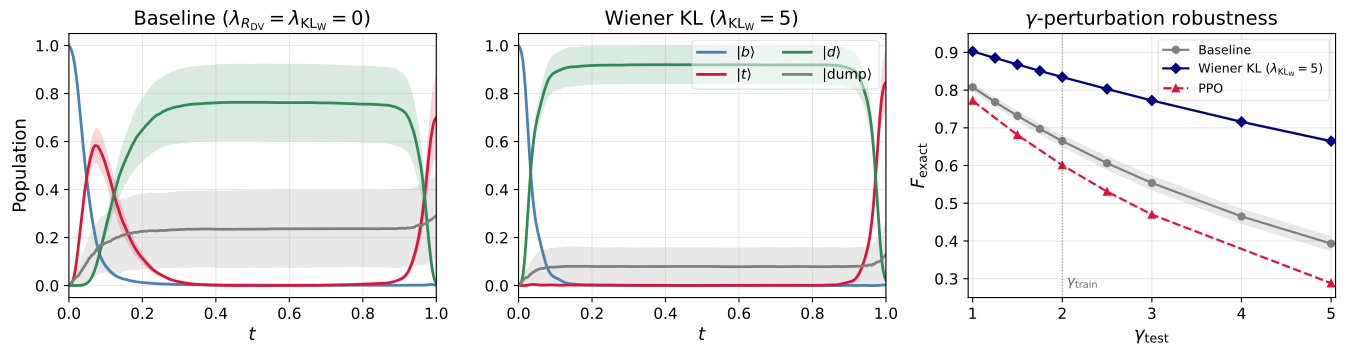

Generate this figure with Python:
#!/usr/bin/env python3
"""Diamond / dark-route 3-panel figure for the body:
panel 1: baseline populations; panel 2: Wiener-KL populations;
panel 3: γ-perturbation robustness curve (replaces PPO populations
panel; PPO populations move to the appendix).
"""
import os, sys, pickle
HERE = os.path.dirname(os.path.abspath(__file__))
PAPER = os.path.dirname(HERE)
ROOT = os.path.dirname(PAPER)   # repo root
sys.path.insert(0, ROOT)

import numpy as np
import jax
import jax.numpy as jnp
from flax import nnx
import matplotlib
matplotlib.use("Agg")
import matplotlib.pyplot as plt

from core.types import ExponentialSplit, asqarray
from core.solver import dssesolve
from train_qmaxcal import FourierController, build_H_con
import importlib
sys_mod = importlib.import_module("systems.dark_route_v3")


N_TRAJS = 128
N_TIME_STEPS = 256

POP_COLOR = {"|b⟩": "steelblue", "|t⟩": "crimson",
             "|d⟩": "seagreen",  "|dump⟩": "gray"}
POP_LABEL = {"|b⟩": r"$|b\rangle$", "|t⟩": r"$|t\rangle$",
             "|d⟩": r"$|d\rangle$", "|dump⟩": r"$|\mathrm{dump}\rangle$"}
POP_ORDER = ["|b⟩", "|t⟩", "|d⟩", "|dump⟩"]


def load_qmc(path):
    with open(path, "rb") as f:
        ck = pickle.load(f)
    n_modes = int(ck["n_modes"]); T_final = float(ck["T_final"])
    n_controls = int(ck["best_cos_coeffs"].shape[0])
    rngs = nnx.Rngs(0)
    ctrl = FourierController(n_controls=n_controls, n_modes=n_modes,
                             T_final=T_final, rngs=rngs)
    ctrl.dc = nnx.Param(ck["best_dc"])
    ctrl.cos_coeffs = nnx.Param(ck["best_cos_coeffs"])
    ctrl.sin_coeffs = nnx.Param(ck["best_sin_coeffs"])
    return ctrl


def sample_populations(ctrl, sysdict, n_trajs=N_TRAJS, n_time_steps=N_TIME_STEPS, seed=12345):
    T_final = sysdict["T_final"]
    dt = T_final / n_time_steps
    tsave = jnp.linspace(0, T_final, n_time_steps + 1)
    sys_q = dict(
        H_sys=asqarray(sysdict["H_sys"]),
        H_ops=[asqarray(H) for H in sysdict["H_ops"]],
        jump_ops=[asqarray(L) for L in sysdict["jump_ops"]],
        psi0=asqarray(sysdict["psi0"]),
        T_final=T_final,
    )
    H_con = build_H_con(ctrl, sys_q["H_ops"])
    keys = jax.random.split(jax.random.PRNGKey(seed), n_trajs)
    res = dssesolve(H_sys=sys_q["H_sys"], jump_ops=sys_q["jump_ops"],
                    psi0=sys_q["psi0"], tsave=tsave, keys=keys, H_con=H_con,
                    method=ExponentialSplit(dt=dt),
                    nsteps=n_time_steps, nsteps_per_save=1)
    states = np.asarray(res.states.data).squeeze(-1)
    pop_traj = {}
    for name, P in sysdict["populations"].items():
        P_np = np.asarray(P)
        Pψ = np.einsum("ij,ntj->nti", P_np, states)
        expect = np.einsum("nti,nti->nt", np.conj(states), Pψ).real
        pop_traj[name] = expect
    return np.asarray(tsave), pop_traj


def main():
    sysdict = sys_mod.create_system(gamma=2.0, T_final=1.0)
    BASE_QMC = os.path.join(PAPER, "results", "diamond", "qmaxcal", "multiseed")

    POP_PANELS = [
        ("Baseline ($\\lambda_{R_{\\mathrm{DV}}}{=}\\lambda_{\\mathrm{KL}_\\mathrm{W}}{=}0$)",
         f"{BASE_QMC}/darkroute_g2.0_T1.0_kl0.0_dv0.0_fl0.001_seed1/controller.pkl"),
        ("Wiener KL ($\\lambda_{\\mathrm{KL}_\\mathrm{W}}{=}5$)",
         f"{BASE_QMC}/darkroute_g2.0_T1.0_kl5.0_dv0.0_fl0.001_seed1/controller.pkl"),
    ]

    plt.rcParams.update({
        "font.size": 13, "axes.titlesize": 14,
        "axes.labelsize": 13, "xtick.labelsize": 11,
        "ytick.labelsize": 11, "legend.fontsize": 10,
    })

    fig, axes = plt.subplots(1, 3, figsize=(13.5, 3.6))

    # --- population panels (no shared y; we set ylim manually) ---
    for col, (title, path) in enumerate(POP_PANELS):
        ctrl = load_qmc(path)
        print(f"[{title}] sampling {N_TRAJS} SSE trajectories...")
        t, pop_traj = sample_populations(ctrl, sysdict)
        ax = axes[col]
        for name in POP_ORDER:
            arr = pop_traj[name]
            mu = arr.mean(axis=0); sd = arr.std(axis=0)
            c = POP_COLOR[name]
            ax.plot(t, mu, color=c, lw=2.0, label=POP_LABEL[name])
            ax.fill_between(t, mu - sd, mu + sd, color=c, alpha=0.18, linewidth=0)
        ax.set_title(title)
        ax.set_xlabel(r"$t$")
        ax.set_xlim(0, t[-1])
        ax.set_ylim(-0.05, 1.05)
        ax.grid(True, alpha=0.3)
        if col == 1:
            ax.legend(loc="upper right", framealpha=0.5, ncol=2)
    axes[0].set_ylabel("Population")

    # --- robustness panel ---
    ax = axes[2]
    npz = np.load(os.path.join(PAPER, "results", "diamond", "robustness", "dr3_robustness_multiseed.npz"))
    gammas = npz["gammas"]

    # PPO numbers from app:diamond `tab:dr3_robustness` (3-seed mean ± std)
    ppo_g    = np.array([1.0, 1.5, 2.0, 2.5, 3.0, 5.0])
    ppo_mean = np.array([0.772, 0.681, 0.601, 0.531, 0.470, 0.288])
    ppo_std  = np.array([0.001, 0.002, 0.002, 0.002, 0.002, 0.001])

    series = [
        ("Baseline",                               npz["F_means_lam0.0"], npz["F_stds_lam0.0"], "gray", "o", "-"),
        (r"Wiener KL ($\lambda_{\mathrm{KL}_\mathrm{W}}{=}5$)",   npz["F_means_lam5.0"], npz["F_stds_lam5.0"], "navy", "D", "-"),
    ]
    for label, mu, sd, color, marker, ls in series:
        ax.plot(gammas, mu, color=color, lw=1.6, marker=marker, ms=5, ls=ls, label=label)
        ax.fill_between(gammas, mu - sd, mu + sd, color=color, alpha=0.18, linewidth=0)
    ax.plot(ppo_g, ppo_mean, color="crimson", lw=1.6, marker="^", ms=5, ls="--", label="PPO")
    ax.fill_between(ppo_g, ppo_mean - ppo_std, ppo_mean + ppo_std, color="crimson", alpha=0.18, linewidth=0)

    # mark the training γ
    ax.axvline(2.0, color="k", lw=0.8, alpha=0.4, ls=":")
    ax.text(2.05, 0.28, r"$\gamma_{\mathrm{train}}$", color="k", alpha=0.6, fontsize=10)

    ax.set_title(r"$\gamma$-perturbation robustness")
    ax.set_xlabel(r"$\gamma_{\mathrm{test}}$")
    ax.set_ylabel(r"$F_{\mathrm{exact}}$")
    ax.set_xlim(0.95, 5.05)
    ax.set_ylim(0.25, 0.95)
    ax.grid(True, alpha=0.3)
    ax.legend(loc="upper right", framealpha=0.5, fontsize=9)

    plt.tight_layout(pad=0.6)
    out = os.path.join(HERE, "fig_diamond_3panel_robust.png")
    os.makedirs(os.path.dirname(out), exist_ok=True)
    plt.savefig(out, dpi=160, bbox_inches="tight")
    plt.savefig(out.replace(".png", ".pdf"), bbox_inches="tight")
    print(f"\nsaved {out}")


if __name__ == "__main__":
    main()
